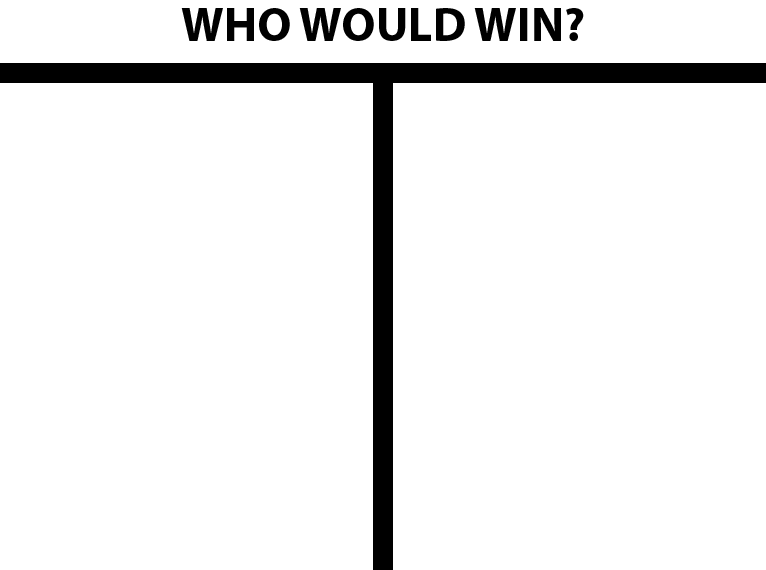
#> input picture Template.png, 766 x 570 px
$ python whoWouldWin.py
#> lines starting #> are read from the running program, lines starting #| are printed output that depends on the picture; pictures that were not available may be replaced by others from this repository, and a replacement may not be noted
# Who would win generator

# TODO
# Take user input for side1, side2 text
# Take user input for side1, side2 image (drag and drop?)

# generate an image that meets the format of the meme.

# Imports
from PIL import Image, ImageDraw, ImageFont

# Open template image to paste to
template = Image.open('Template.png')
#> template is the input picture: PIL image 766x570 RGB; min 0, max 255, mean 236.6
tWidth, tHeight = template.size
#> tWidth = 766; tHeight = 570

# Open images to paste to template
image1 = Image.open('Examples/heart.jpg')
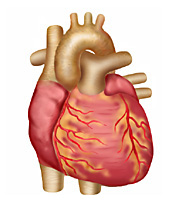
#> input picture Examples/heart.jpg, 172 x 200 px
#> image1 is the input picture: PIL image 172x200 RGB; mean R, G, B 227.5, 185.6, 173
oneWidth, oneHeight = image1.size
#> oneWidth = 172; oneHeight = 200
image2 = Image.open('Examples/saltybois.png')
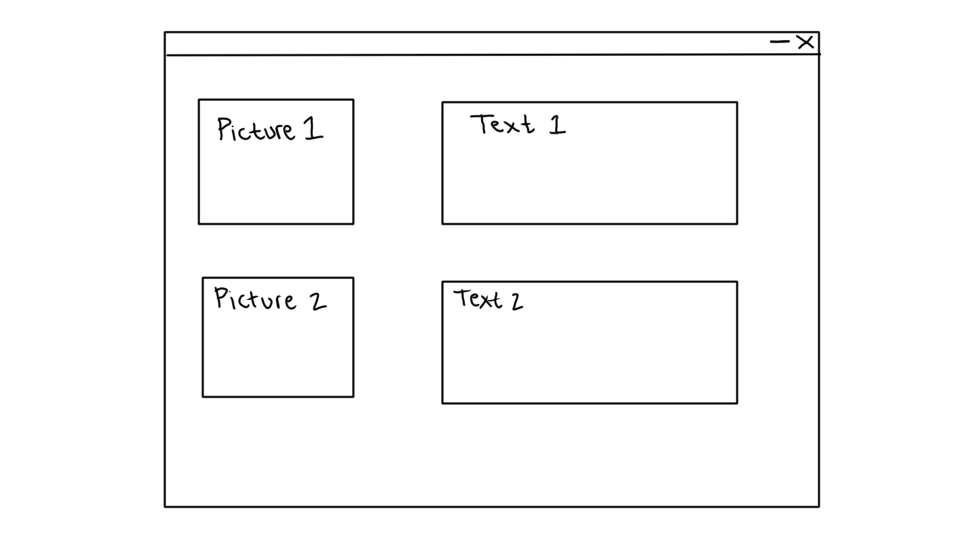
#> input picture GUI_Mockup.png, 1920 x 1080 px, given in place of saltybois.png, which was not available (shown at 1/2 size)
#> image2 is the input picture: PIL image 1920x1080 RGBA; mean R, G, B, A 248.4, 248.4, 248.4, 255
twoWidth, twoHeight = image2.size
#> twoWidth = 1920; twoHeight = 1080

# check if images need to be resized.
SQUARE_FIT_SIZE = 200

if oneWidth > SQUARE_FIT_SIZE and oneHeight > SQUARE_FIT_SIZE:
	# Calculate the new width and height to resize to.
	if oneWidth > oneHeight:
		oneHeight = int((SQUARE_FIT_SIZE / oneWidth) * oneHeight)
		oneWidth = SQUARE_FIT_SIZE
	else:
		oneWidth = int((SQUARE_FIT_SIZE / oneHeight) * oneWidth)
		oneHeight = SQUARE_FIT_SIZE

	image1 = image1.resize((oneWidth, oneHeight))

if twoWidth > SQUARE_FIT_SIZE and twoHeight > SQUARE_FIT_SIZE:
	# Calculate the new width and height to resize to.
	if twoWidth > twoHeight:
		twoHeight = int((SQUARE_FIT_SIZE / twoWidth) * twoHeight)
#> twoHeight = 112
		twoWidth = SQUARE_FIT_SIZE
	else:
		twoWidth = int((SQUARE_FIT_SIZE / twoHeight) * twoWidth)
		twoHeight = SQUARE_FIT_SIZE

	image2 = image2.resize((twoWidth, twoHeight))
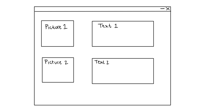
#> image2: PIL image 200x112 RGBA; mean R, G, B, A 248.1, 248.1, 248.1, 255


# paste images to template image
template.paste(image1, (122, 100))
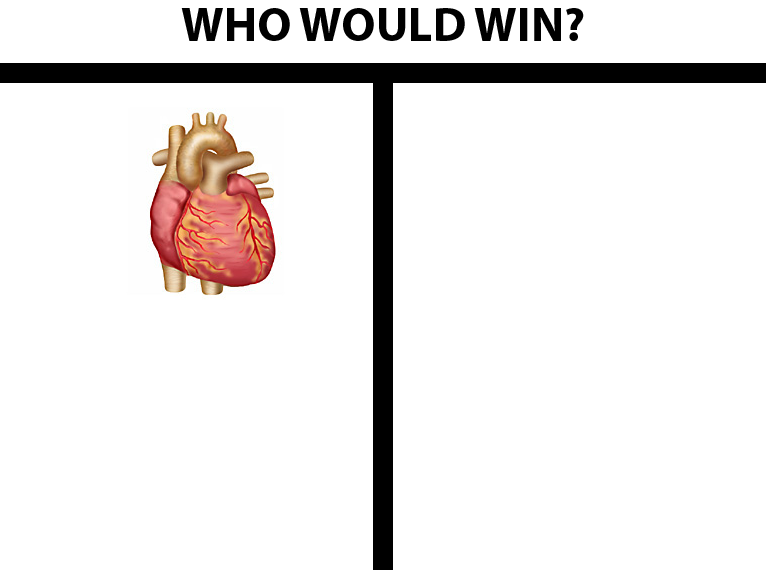
#> template: PIL image 766x570 RGB; mean R, G, B 234.4, 231.1, 230.1
template.paste(image2, (444, 100))

# Save changes
template.save("Examples/WhoWouldWin.png")
